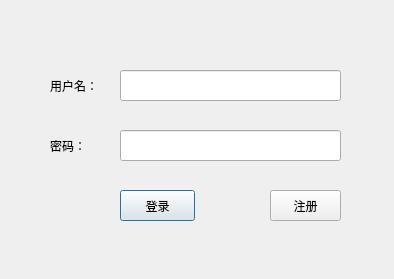
<?xml version="1.0" encoding="UTF-8"?>
<ui version="4.0">
 <class>Login</class>
 <widget class="QDialog" name="Login">
  <property name="geometry">
   <rect>
    <x>0</x>
    <y>0</y>
    <width>394</width>
    <height>279</height>
   </rect>
  </property>
  <property name="windowTitle">
   <string>Login</string>
  </property>
  <widget class="QPushButton" name="Btn_login">
   <property name="geometry">
    <rect>
     <x>120</x>
     <y>190</y>
     <width>75</width>
     <height>31</height>
    </rect>
   </property>
   <property name="text">
    <string>登录</string>
   </property>
  </widget>
  <widget class="QPushButton" name="Btn_signup">
   <property name="geometry">
    <rect>
     <x>270</x>
     <y>190</y>
     <width>71</width>
     <height>31</height>
    </rect>
   </property>
   <property name="text">
    <string>注册</string>
   </property>
  </widget>
  <widget class="QLabel" name="label">
   <property name="geometry">
    <rect>
     <x>50</x>
     <y>80</y>
     <width>54</width>
     <height>12</height>
    </rect>
   </property>
   <property name="text">
    <string>用户名：</string>
   </property>
  </widget>
  <widget class="QLabel" name="label_2">
   <property name="geometry">
    <rect>
     <x>50</x>
     <y>140</y>
     <width>54</width>
     <height>12</height>
    </rect>
   </property>
   <property name="text">
    <string>密码：</string>
   </property>
  </widget>
  <widget class="QLineEdit" name="lineEdit_usrName">
   <property name="geometry">
    <rect>
     <x>120</x>
     <y>70</y>
     <width>221</width>
     <height>31</height>
    </rect>
   </property>
  </widget>
  <widget class="QLineEdit" name="lineEdit_passwd">
   <property name="geometry">
    <rect>
     <x>120</x>
     <y>130</y>
     <width>221</width>
     <height>31</height>
    </rect>
   </property>
  </widget>
 </widget>
 <layoutdefault spacing="6" margin="11"/>
 <resources/>
 <connections/>
</ui>
